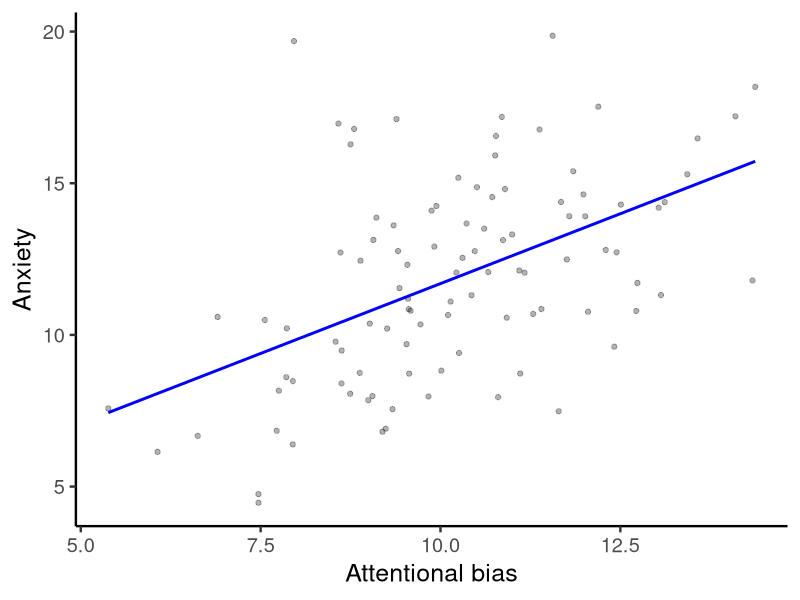
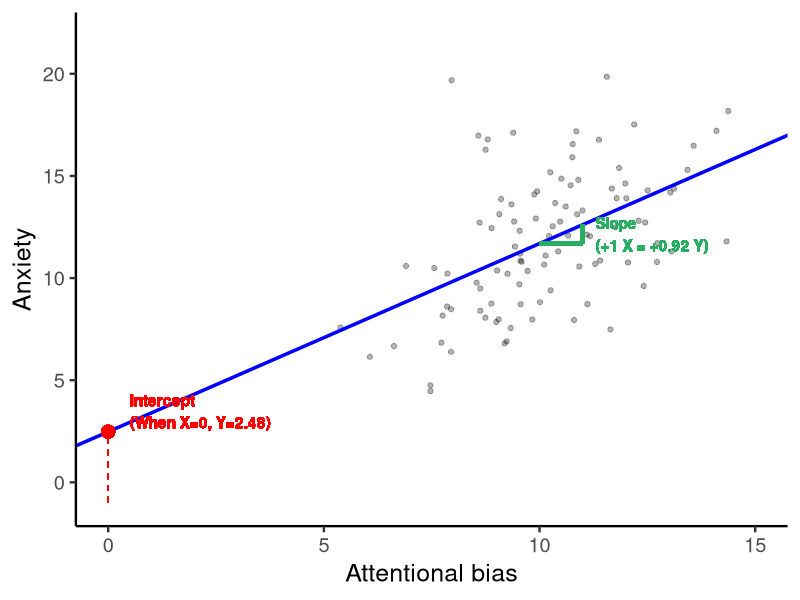
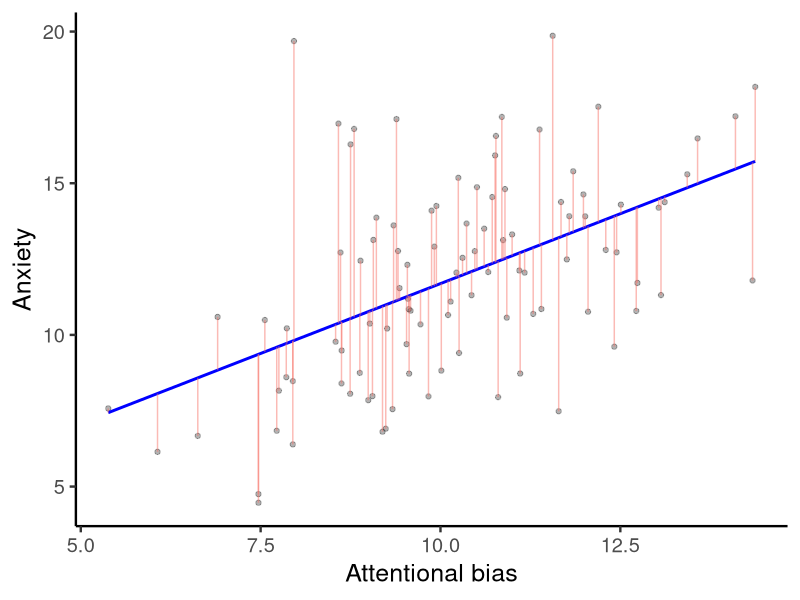
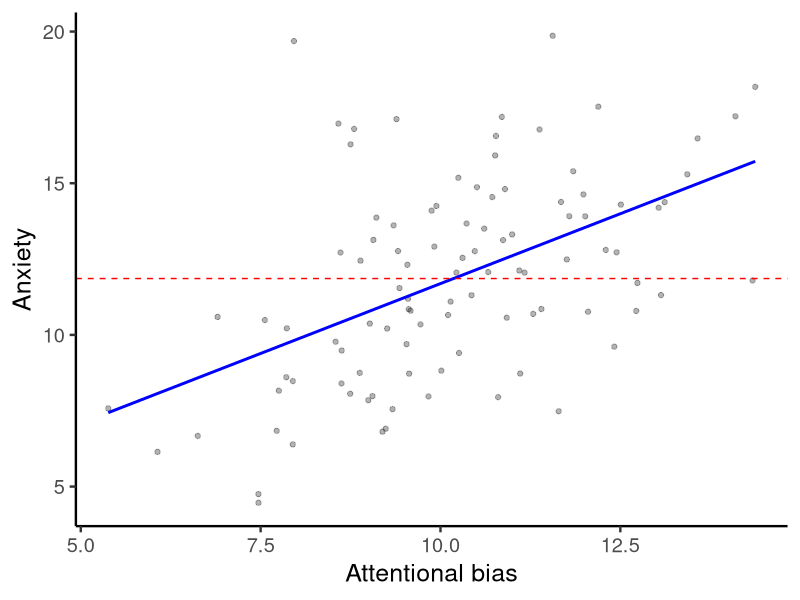
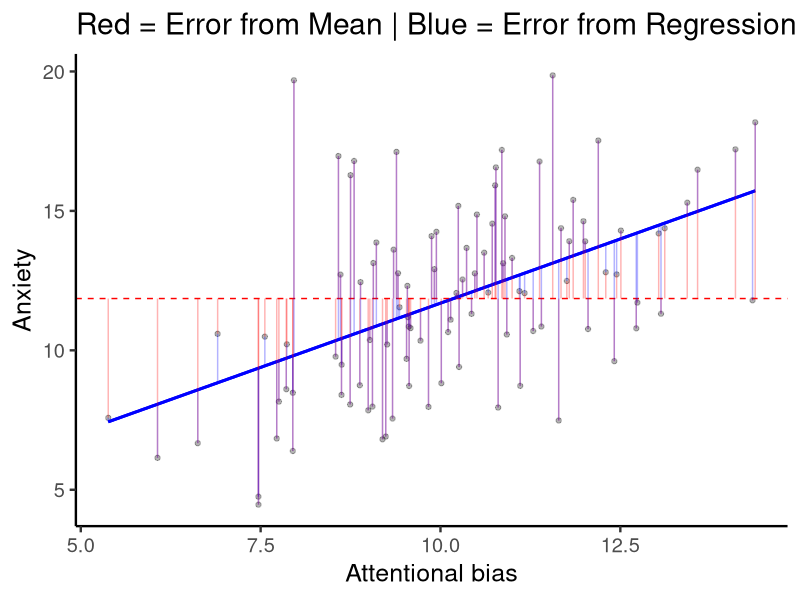
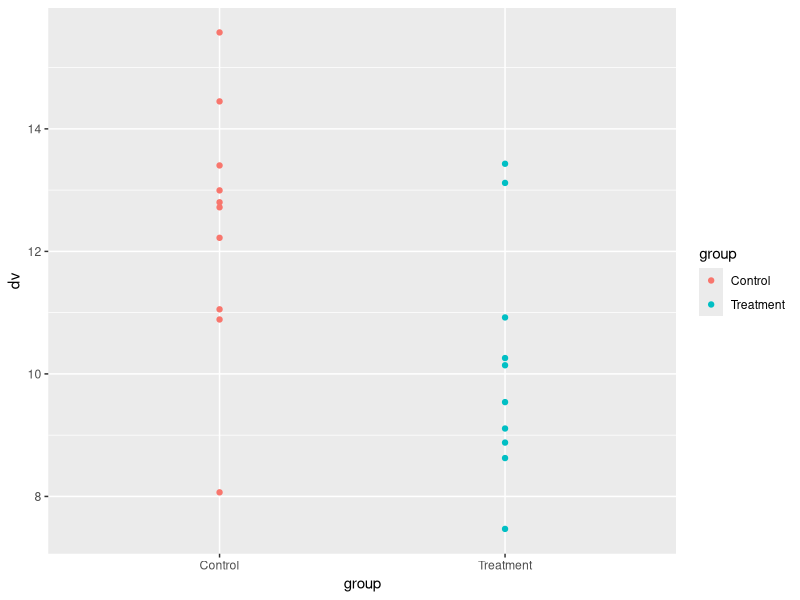
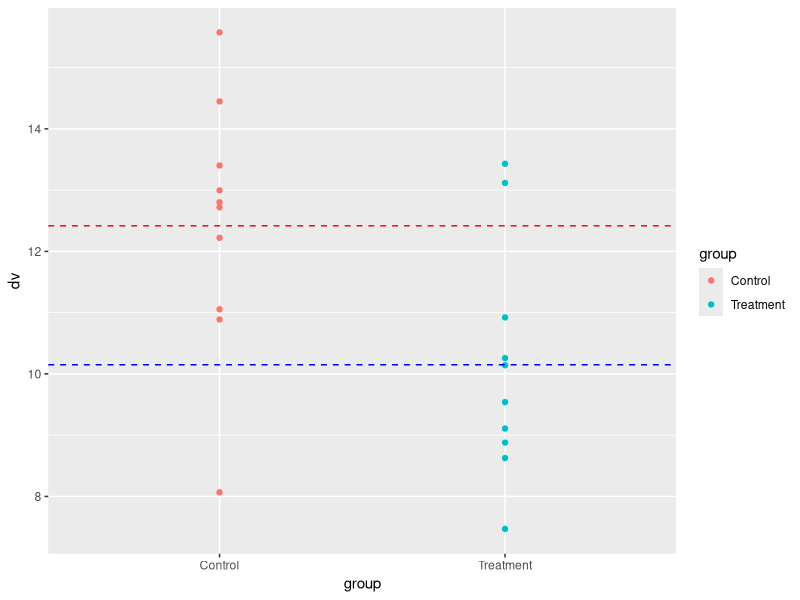
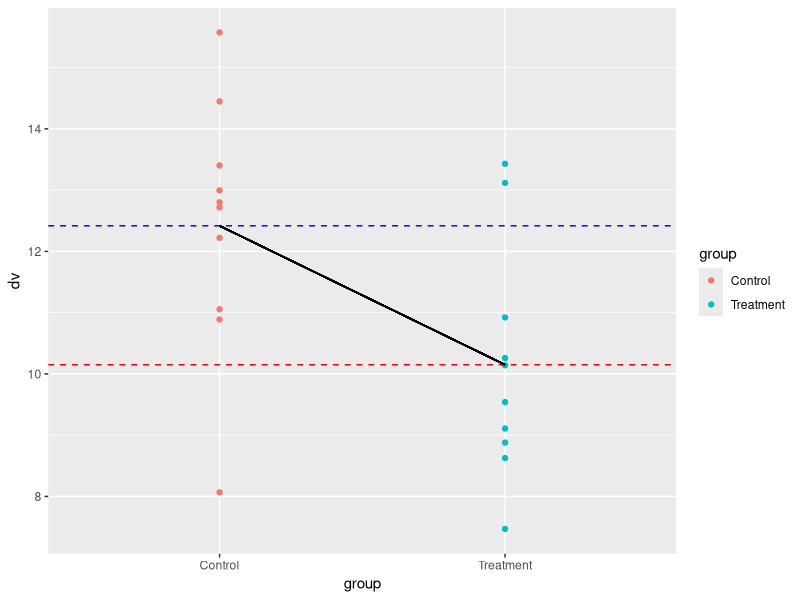

Write R code to recreate these figures, in order.
## ---- chunk 1

knitr::opts_chunk$set(
fig.align = "center"
)

library(dplyr)
## ---- chunk 2

#| out-width: 100%
#| out-height: 100%
#| fig-align: center


# generate two continuous variables and plot them using ggplot Label the x variable AttentionalBias and the y variable Anxiety

set.seed(123)
library(ggplot2)
x <- rnorm(100, 10, 2)

y <- x + rnorm(100, 2, 3)

df <- data.frame(x, y)


lm <- lm(y ~ x, data = df)

p = ggplot(lm, aes(x = x, y = y)) + geom_point(alpha=0.3)

# now fit a linear model to the data and add the intercept value to the plot

intercept <- lm$coefficients[1]
# add the regression line to the plot with a confidence interval

p <- p +   geom_smooth(method = "lm", se = FALSE, color = "blue")

p <- p + labs(x = "Attentional bias", y = "Anxiety") + 
   theme_classic(base_size = 18)



p
## ---- chunk 3
#| echo: false
#| message: false
#| warning: false
#| out-width: 60%
#| out-height: 60%
#| fig-align: center

library(ggplot2)
set.seed(123)
x <- rnorm(100, 10, 2)
y <- x + rnorm(100, 2, 3)
df <- data.frame(x, y)

model <- lm(y ~ x, data = df)
b0 <- coef(model)[1]
b1 <- coef(model)[2]

ggplot(df, aes(x = x, y = y)) + 
  geom_point(alpha = 0.3) +
  geom_abline(intercept = b0, slope = b1, color = "blue", size = 1.2) +
  
  # Highlight Intercept (Red)
  geom_point(aes(x = 0, y = b0), color = "red", size = 4) +
  geom_segment(aes(x = 0, y = -1, xend = 0, yend = b0), color = "red", linetype = "dashed") +
  geom_text(aes(x = 0.5, y = b0 + 1, label = paste("Intercept\n(When X=0, Y=", round(b0, 2), ")", sep="")), 
            color = "red", hjust = 0, fontface = "bold") +
  
  # Highlight Slope (Green) - Drawn around x=10 for visibility
  geom_segment(aes(x = 10, y = b0 + b1*10, xend = 11, yend = b0 + b1*10), color = "#27ae60", size = 1.2) +
  geom_segment(aes(x = 11, y = b0 + b1*10, xend = 11, yend = b0 + b1*11), color = "#27ae60", size = 1.2) +
  geom_text(aes(x = 11.3, y = b0 + b1*10.5, label = paste("Slope\n(+1 X = +", round(b1, 2), " Y)", sep="")), 
            color = "#27ae60", hjust = 0, fontface = "bold") +
  
  # Force axes to show 0 so the intercept makes visual sense
  coord_cartesian(xlim = c(0, 15), ylim = c(-1, max(y) + 2)) +
  labs(x = "Attentional bias", y = "Anxiety") +
  theme_classic(base_size = 18)
## ---- chunk 4

# draw a line between the data points and the regression line

p + geom_segment(aes(xend = x, yend = .fitted, color = "red"), alpha = 0.5) + guides(color = FALSE)



## ---- chunk 5

#| out-width: 100%
#| out-height: 100%

# add a horizontal line to the plot at the intercept value

p + geom_hline(yintercept = mean(y), linetype = "dashed", color = "red")

## ---- chunk 6

model1 <- lm(y ~ x, data = df) #<1>

summary(model1) #<2>

## ---- chunk 7
#| out-width: 60%
#| out-height: 50%
#| fig-align: center

# Reusing the dataframe from the previous slide
p + geom_hline(yintercept = mean(y), linetype = "dashed", color = "red") +
  geom_smooth(method = "lm", se = FALSE, color = "blue") +
  geom_segment(aes(xend = x, yend = mean(y)), color = "red", alpha = 0.3) +
  geom_segment(aes(xend = x, yend = .fitted), color = "blue", alpha = 0.3) +
  labs(title = "Red = Error from Mean | Blue = Error from Regression Line")
## ---- chunk 8

# Generate some data
set.seed(123)
group <- rep(c("Treatment", "Control"), each = 10)
dv <- c(rnorm(10, 10, 2), rnorm(10, 12, 2))
df <- data.frame(group, dv)

## ---- chunk 9
# run a t-test

t.test(dv ~ group, data = df)


## ---- chunk 10

# plot a scatterplot of the data with colour to represent each group


ggplot(df, aes(x = group, y = dv, color = group)) + geom_point() 


## ---- chunk 11

# use geom segment to add a horizontal line for the mean of each group to the plot, use geom_segment so that the mean lines do not cross the mid point of the x axis

ggplot(df, aes(x = group, y = dv, color = group)) + geom_point() + geom_hline(yintercept = mean(df$dv[df$group == "Treatment"]), linetype = "dashed", color = "blue") + geom_hline(yintercept = mean(df$dv[df$group == "Control"]), linetype = "dashed", color = "red") 


## ---- chunk 12

# plot a line between the two means

ggplot(df, aes(x = group, y = dv, color = group)) + geom_point() + geom_hline(yintercept = mean(df$dv[df$group == "Treatment"]), linetype = "dashed", color = "red") + geom_hline(yintercept = mean(df$dv[df$group == "Control"]), linetype = "dashed", color = "blue") + geom_segment(aes(x = "Treatment", xend = "Control", y = mean(df$dv[df$group == "Treatment"]), yend = mean(df$dv[df$group == "Control"])), color = "black")


## ---- chunk 13

# run a linear model

lm(dv ~ group, data = df) %>% summary()

## ---- chunk 14

# show the confidence confidence intervals of the coefficients

lm(dv ~ group, data = df) %>% confint()

## ---- chunk 15

# Generate some data for a one-way ANOVA with 3 groups

set.seed(123)

group <- rep(c("Group 1", "Group 2", "Group 3"), each = 10)

dv <- c(rnorm(10, 10, 2), rnorm(10, 12, 2), rnorm(10, 14, 2))

df <- data.frame(group, dv)

## ---- chunk 16

# running an ANOVA

aov(dv ~ group, data = df) %>% summary()

## ---- chunk 17

lm(dv ~ group, data = df) %>% summary()

## ---- chunk 18

# Generate some data for a non-linear relationship

set.seed(123)

x <- 1:100
y <- x^2 + rnorm(100, 0, 100)

df <- data.frame(x, y)

#plot the data and show the line of best fit
library(ggplot2)
p <- ggplot(df, aes(x = x, y = y)) + geom_point()

lm <- lm(y ~ x, data = df)

p <- p + geom_smooth(method = "lm", se = FALSE, color = "lightgrey")


## now plot a polynomial regression line

lm2 <- lm(y ~ poly(x, 2), data = df)

p <- p + geom_smooth(method = "lm", se = FALSE, color = "red", formula = y ~ poly(x, 2))



p
